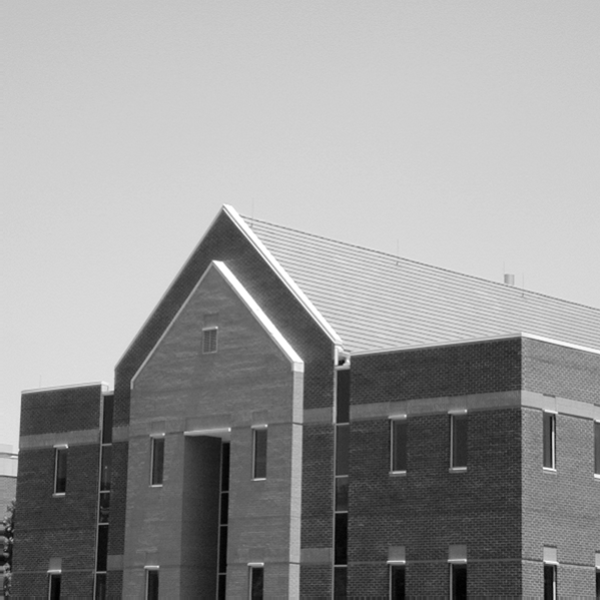
#> input picture Fundamentos-Exercicios/Fundamentos/house.tif, 600 x 600 px
$ python 'exercicio 3.3.py'
#> lines starting #> are read from the running program, lines starting #| are printed output that depends on the picture; after the words box and inside, x2 and y2 are one past the last pixel; in counts of white or black regions, pixels touching at a corner belong together
import numpy as np
from PIL import Image
import cv2
import matplotlib.pyplot as plt
from scipy import ndimage

def translate_numpy(image, dx, dy):
    translated_image = ndimage.shift(image, (dy, dx), mode='constant', cval=0)
    return translated_image

def translate_pillow(image, dx, dy):
    pil_image = Image.fromarray(image)
    translated_pil_image = pil_image.transform(image.shape, Image.AFFINE, (1, 0, dx, 0, 1, dy))
    translated_image = np.array(translated_pil_image)
    return translated_image

def translate_opencv(image, dx, dy):
    translation_matrix = np.float32([[1, 0, dx], [0, 1, dy]])
    translated_image = cv2.warpAffine(image, translation_matrix, (image.shape[1], image.shape[0]))
    return translated_image

def translate_scipy(image, dx, dy):
    translated_image = ndimage.shift(image, (dy, dx), mode='constant', cval=0)
    return translated_image

def main():
    img = Image.open('house.tif')
#> img is the input picture: PIL image 600x600 L; min 0, max 255, mean 152.8
    npImg = np.array(img)
    npImg[0:100, 0:100] = 255
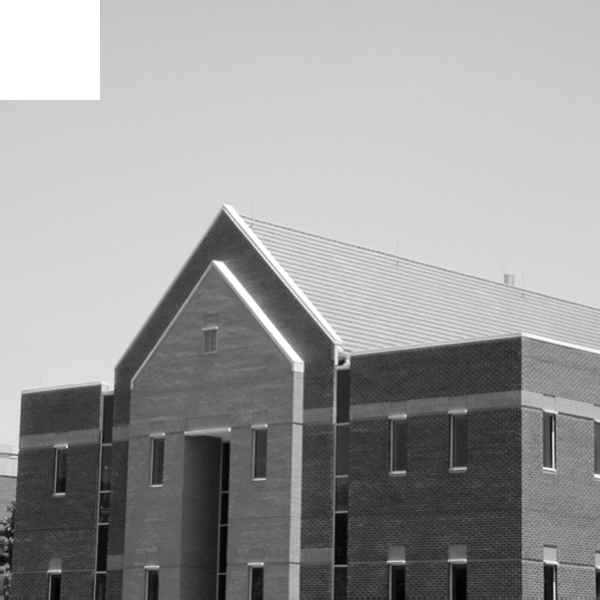
#> npImg: shape (600, 600); 2.78% of pixels changed, all inside (x1, y1, x2, y2) = (0, 0, 100, 100)

    dx, dy = 50, 30  # Parâmetros de deslocamento

    fig, axes = plt.subplots(nrows=1, ncols=5, figsize=(15, 5))
    fig.suptitle("Translação da Imagem", fontsize=16)

    axes[0].imshow(npImg, cmap='gray')
    axes[0].set_title("Original")

    axes[1].imshow(translate_pillow(npImg, dx, dy), cmap='gray')
#> in translate_pillow, `translated_pil_image = pil_image.transform(image.shape, Image.AFFINE, ..`:
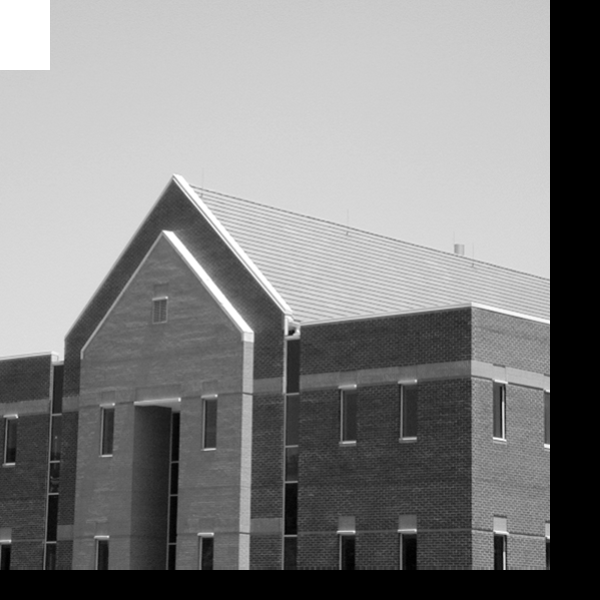
#> translated_pil_image: PIL image 600x600 L; min 0, max 255, mean 130.1
    axes[1].set_title(f"Transl. ({dx}, {dy}) - Pillow")

    axes[2].imshow(translate_opencv(npImg, dx, dy), cmap='gray')
#> in translate_opencv, `translated_image = cv2.warpAffine(image, translation_matrix, (image.sh..`:
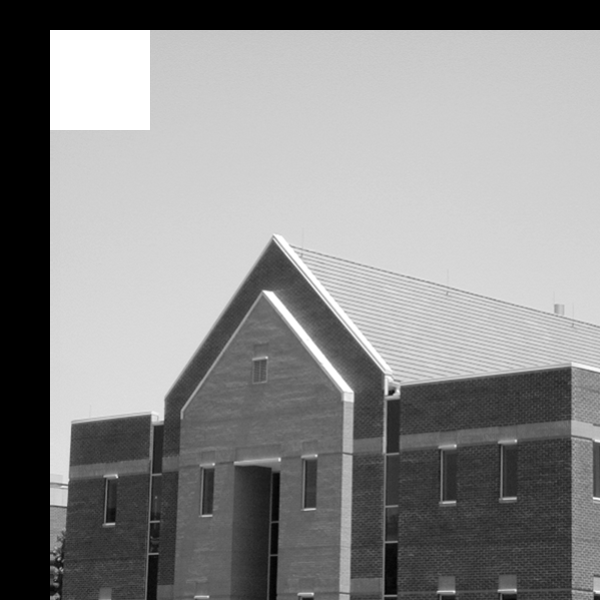
#> translated_image: shape (600, 600); min 0, max 255, mean 136.6
    axes[2].set_title(f"Transl. ({dx}, {dy}) - OpenCV")

    axes[3].imshow(translate_numpy(npImg, dx, dy), cmap='gray')
    axes[3].set_title(f"Transl. ({dx}, {dy}) - Numpy")

    axes[4].imshow(translate_scipy(npImg, dx, dy), cmap='gray')
    axes[4].set_title(f"Transl. ({dx}, {dy}) - Scipy")

    plt.tight_layout()
    plt.show()
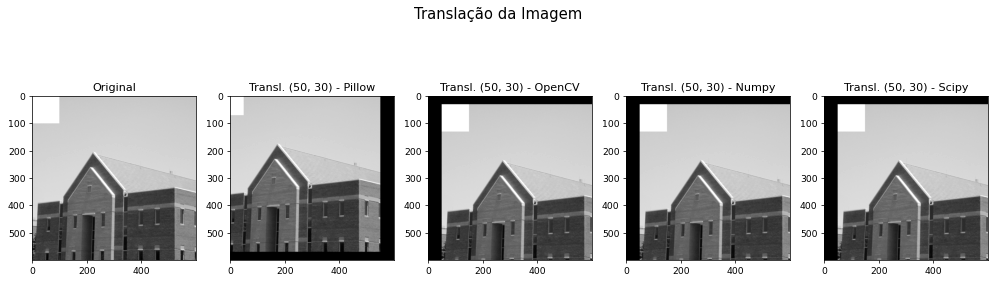
#> figure drawn by matplotlib, 5 panels

if __name__ == "__main__":
    main()
